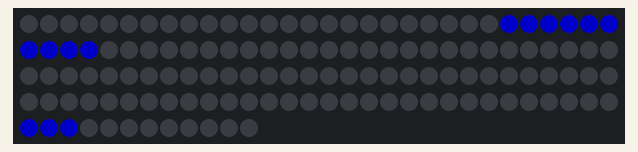
Recording of a sketch running on a simulated Arduino Uno, built with avr-gcc and run on an emulated ATmega328P. On the bench: 132 RGB LEDs in strip order, left to right, continuing on the next row. Dim RGB values are drawn brighter than linear; the local clock reads 2024-03-15 10:24:30 at power-on unless the sketch sets it; what the sketch prints to the serial monitor is not drawn.

Above: at 30.1 s.

The sketch:

clockthingpracticething2.ino
```cpp
#include "RTClib.h"
RTC_PCF8523 rtc;
//#define RTC_CR_1 | 1b00000110 // this maybe sets to 12 hr clock? idk, nope
//#define PCF8523_CONTROL_1 0x00
//#define  SetBit(PCF8523_CONTROL_1, 3)
//PCF8523_CONTROL_1 = 0x10;
// (0x00 & hex value for 8) >> 1 // figure out how to apply to cr1 // this might be how to write a bit
#include <Adafruit_NeoPixel.h>
#define PIN        6
#define NUMPIXELS 132
Adafruit_NeoPixel pixels(NUMPIXELS, PIN, NEO_GRB + NEO_KHZ800);

//Grid of LEDs
//Be aware that the LEDs on the actual clock are connected in a back and forth pattern
int leds[11][12] = {
  {0, 1, 2, 3, 4, 5, 6, 7, 8, 9, 10, 11},
  {12, 13, 14, 15, 16, 17, 18, 19, 20, 21, 22, 23},
  {24, 25, 26, 27, 28, 29, 30, 31, 32, 33, 34, 35},
  {36, 37, 38, 39, 40, 41, 42, 43, 44, 45, 46, 47},
  {48, 49, 50, 51, 52, 53, 54, 55, 56, 57, 58, 59},
  {60, 61, 62, 63, 64, 65, 66, 67, 68, 69, 70, 71},
  {72, 73, 74, 75, 76, 77, 78, 79, 80, 81, 82, 83},
  {84, 85, 86, 87, 88, 89, 90, 91, 92, 93, 94, 95},
  {96, 97, 98, 99, 100, 101, 102, 103, 104, 105, 106, 107},
  {108, 109, 110, 111, 112, 113, 114, 115, 116, 117, 118, 119},
  {120, 121, 122, 123, 124, 125, 126, 127, 128, 129, 130, 131}
};

//List of segments that light up to make minute words
int mins[12][2] = {
  { -1, -1}, //empty spot for when it's an O'clock
  {30, 33}, //five
  {38, 40},
  {15, 21},
  {24, 29},
  {24, 33},
  {42, 47}, //thirty
  {24, 33},
  {24, 29},
  {15, 21},
  {38, 40},
  {30, 33} //five
};

//List of segments that light up to make hour words
int hrs[24][2] = {
  // { -1, -1},
  {78, 83}, //twelve
  {109, 111}, //one
  {84, 86}, //two
  {112, 116},
  {61, 64},
  {88, 91},
  {117, 119},
  {72, 76},
  {96, 100},
  {92, 95},
  {120, 122},
  {102, 107},
  {78, 83}, //twelve
  {109, 111}, //one
  {84, 86}, //two
  {112, 116},
  {61, 64},
  {88, 91},
  {117, 119},
  {72, 76},
  {96, 100},
  {92, 95},
  {120, 122},
  {102, 107} //eleven
};

//List of segments that light up to make extra words
int extras[6][2] = {
  {0, 1}, //it
  {3, 4}, //is
  {126, 131}, //o'clock
  {48, 54}, //minutes
  {68, 71}, //past
  {67, 68} //to
};

//Array of values that are for referencing intervals of five
int intv[] = {0, 5, 10, 15, 20, 25, 30, 35, 40, 45, 50, 55, 60};

//Start state is the minute state
int state = 2;

void setup() {
  Serial.begin(9600);
  if (! rtc.begin()) {
    Serial.flush();
    abort();
  }
  if (! rtc.initialized() || rtc.lostPower()) {
    rtc.adjust(DateTime(F(__DATE__), F(__TIME__)));
  }
  rtc.start();
  float drift = 43;
  float period_sec = (9600);
  float deviation_ppm = (drift / period_sec * 1000000);
  float drift_unit = 4.34;
  int offset = round(deviation_ppm / drift_unit);
  pixels.begin();
  pixels.clear();

  DateTime now = rtc.now();
  Serial.print(now.hour());
}

//state 2: minute state
void change_minute(int this_minute, int this_second) {
  for (int i = mins[this_minute][0]; i <= mins[this_minute][1]; i++) {
    pixels.setPixelColor(i, pixels.Color(0, 0, 100));
    pixels.show();
    // if ((this_minute % 5) == 0) {
    state = 3;
    // } else {
    //   state = 4;
    // }
  }
}

//state 3: hour state
void change_hour(int this_hour, int this_minute, int this_second) {
  if (this_minute < intv[7]) {
    for (int i = hrs[this_hour][0]; i <= hrs[this_hour][1]; i++) {
      pixels.setPixelColor(i, pixels.Color(0, 0, 100));
      pixels.show();
    }
  } else {
    for (int i = hrs[this_hour + 1][0]; i <= hrs[this_hour + 1][1]; i++) {
      pixels.setPixelColor(i, pixels.Color(0, 0, 100));
      pixels.show();
    }
  }
  if (/*(this_minute % 5) == 0 &&*/ this_second == 0) {
    state = 1;
  } else {
    state = 4;
  }
}

//state 4: extra state
void change_extras(int this_minute) {
  int extra_words;
  if (this_minute > 4) {
    if (this_minute < intv[7]) {
      extra_words = 4;
    } else {
      extra_words = 3;
    }
  } else {
    extra_words = 2;
  }
  for (int i = 0; i <= extra_words; i++) {
    for (int j = extras[i][0]; j <= extras[i][1]; j++) {
      pixels.setPixelColor(j, pixels.Color(0, 0, 100));
      pixels.show();
    }
  }
  if (this_minute >= intv[7]) {
    for (int i = extras[5][0]; i <= extras[5][1]; i++) {
      pixels.setPixelColor(i, pixels.Color(0, 0, 100));
      pixels.show();
    }
  }
  state = 2;
}

void loop() {
  DateTime now = rtc.now();
  int time_sec = now.second();
  int time_min = now.minute();
  // int time_min = now.second();
  int time_hr = now.hour();
  //int time_hr = now.minute();

  switch (state) {
    case 1:
    delay(1000);
      pixels.clear();
      // Serial.println("clear");
      state = 2;
      break;
    case 2:
      if ((time_min % 5) == 0) {
        change_minute(time_min / 5, time_sec);
        //Serial.println(time_min);
        //  Serial.println(time_hr % 12);
      }
      break;
    case 3:
      change_hour(time_hr, time_min, time_sec);
      // Serial.println(time_hr);
      break;
    case 4:
      change_extras(time_min);
      break;
  }
}
```
